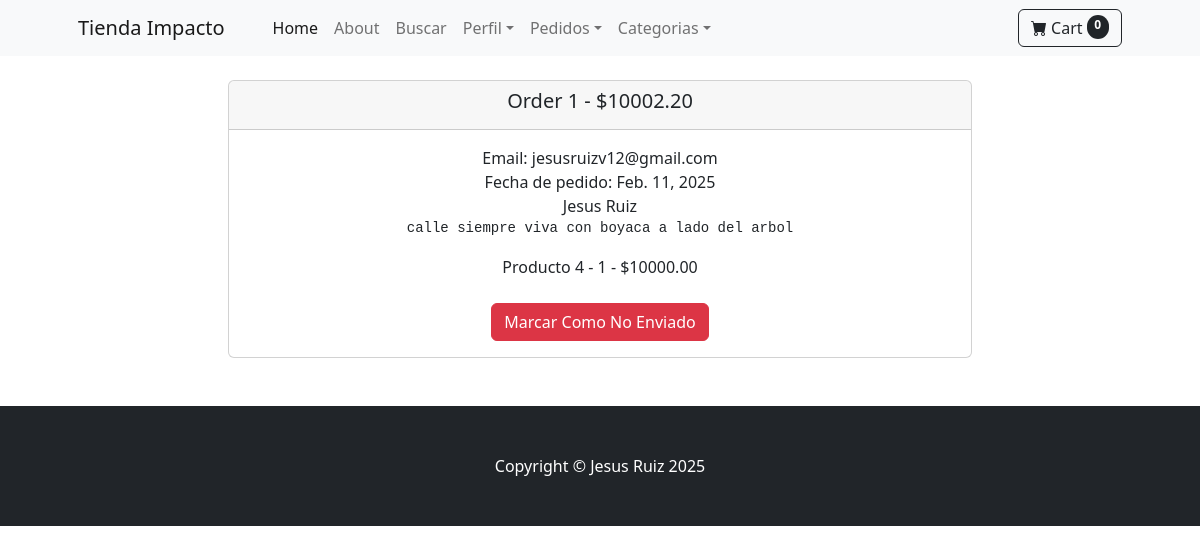
Page /payment/orders/1 (signed in) on the earlier database version.
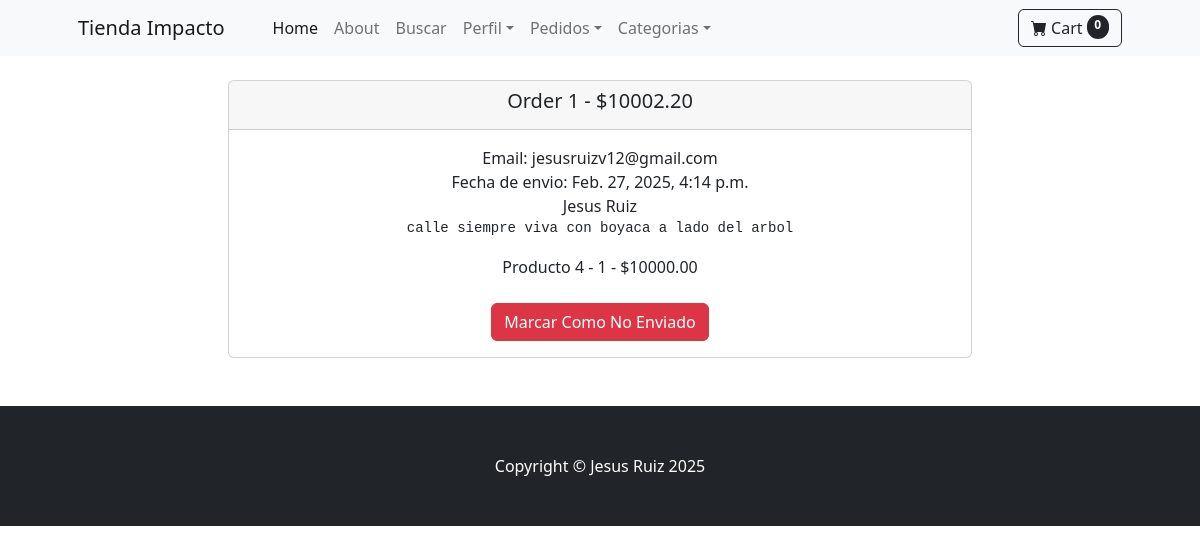
Same page on the later database version.
### payment/models.py (models this page shows, shortened)
class Order(models.Model):
     user = models.ForeignKey(User, on_delete=models.CASCADE, null=True, blank=True)
     full_name = models.CharField(max_length=250)
     email = models.EmailField(max_length=250)
     shipping_address = models.TextField(max_length=1000)
     amount_paid = models.DecimalField(max_digits=10, decimal_places=2)
     date_ordered = models.DateField(auto_now_add=True)
     shipped = models.BooleanField(default=False)
     date_shipped = models.DateTimeField(blank=True, null=True)

### payment/views.py (the view, shortened to what this page needs)
# urls.py: path('orders/<int:pk>', views.orders, name='orders'),
def orders(request, pk):
    if request.user.is_authenticated and request.user.is_superuser:
        order = Order.objects.get(id=pk)
        items = OrderItem.objects.filter(order=pk)
        return render(request, 'payment/orders.html', {"order":order, "items":items})
    else:
        messages.success(request, "Acceso Denegado")
        return redirect('home')

### cart/cart.py (called while the page is built)
    def __len__(self):
        return len(self.cart)

### cart/context_processors.py (called while the page is built)
def cart(request):
    return {'cart': Cart(request)}

### store/models.py (called while the page is built)
    def __str__(self):
        return self.name

### payment/templates/payment/orders.html (shortened to what this page needs)
{% extends 'base.html'%}
{% block content %}
<div class="container">
    <div class="row">
        <center>
            <div class="col-8">
                  <br>
                  <div class="card">
                    <div class="card-header">
                      <h5>Order {{order.id}} - ${{order.amount_paid}}</h5>
                    </div>
                    <div class="card-body">
                      Email: {{ order.email }} <br>
                      {% if order.date_shipped%}
                        Fecha de envio: {{order.date_shipped}}
                      {% else %}
                        Fecha de pedido: {{order.date_ordered}}
                      {% endif %}
                      <br>
                      {{order.full_name}} <br>
                      <pre>{{order.shipping_address}}</pre>
                      {% for item in items %}
                        {{ item.product }} - {{ item.quantity }} - ${{ item.price }} <br>
                      {% endfor %}
                      <br>
                      {% if not order.shipped %}
                      <form action="" method="POST">
                        {% csrf_token %}
                        <input type="hidden" name="shipping_status" value="true">
                        <button type="submit" class="btn btn-success">Marcar Como Enviado</button>
                      </form>
                      {% else %}
                      <form action="" method="POST">
                        <button type="submit" class="btn btn-danger">Marcar Como No Enviado</button>
                      </form>
                      {% endif %}
                    </div>
                  </div>
                  <br>
                  <br>
            </div>
        </center>
    </div>
</div>
{% endblock %}

Differences in the rows shown:
changed Order "jesusruizv12@gmail.com": date_shipped (not shown) → "Feb. 27, 2025, 4:14 p.m."; date_ordered "Feb. 11, 2025" → (not shown)
Other differences:
text no longer shown: "Fecha de pedido:"
text now shown: "Fecha de envio:"
